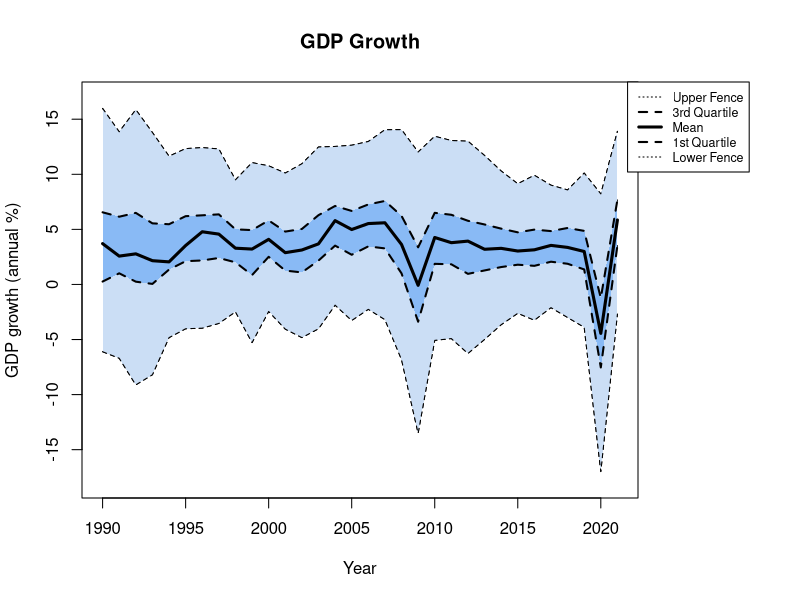
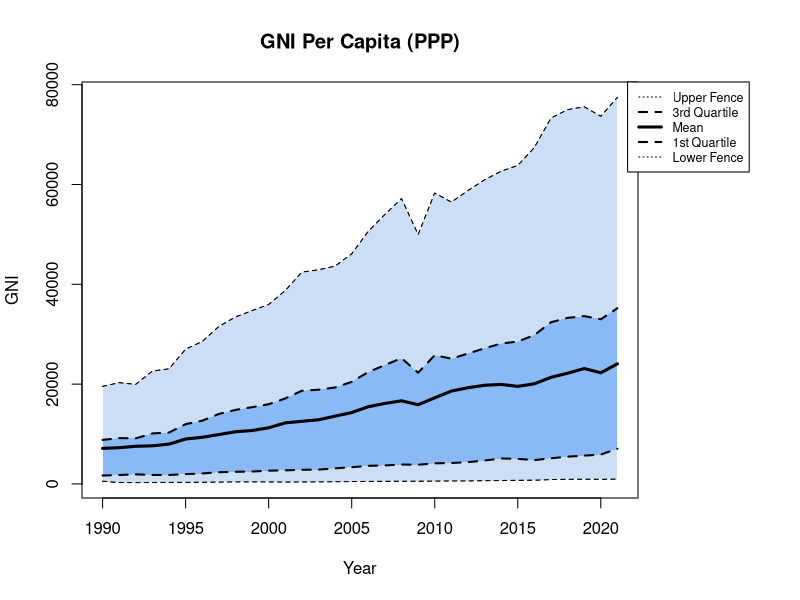
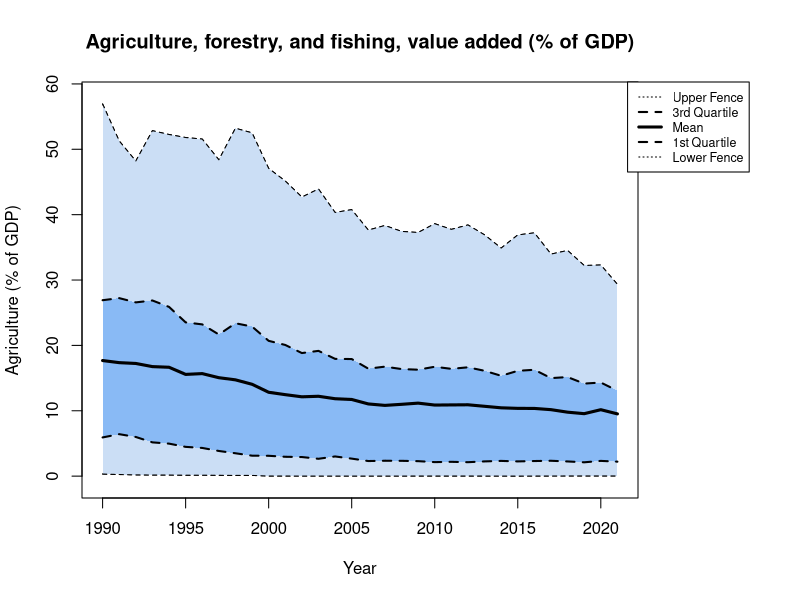
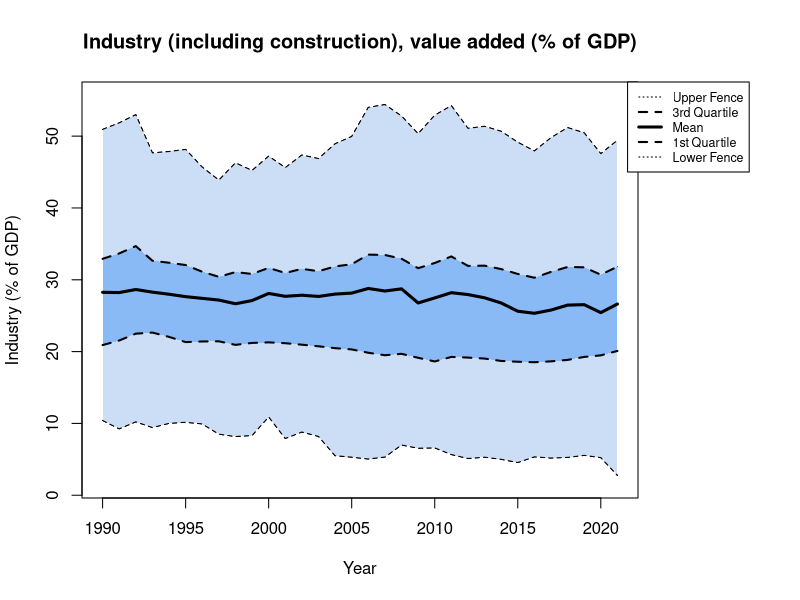
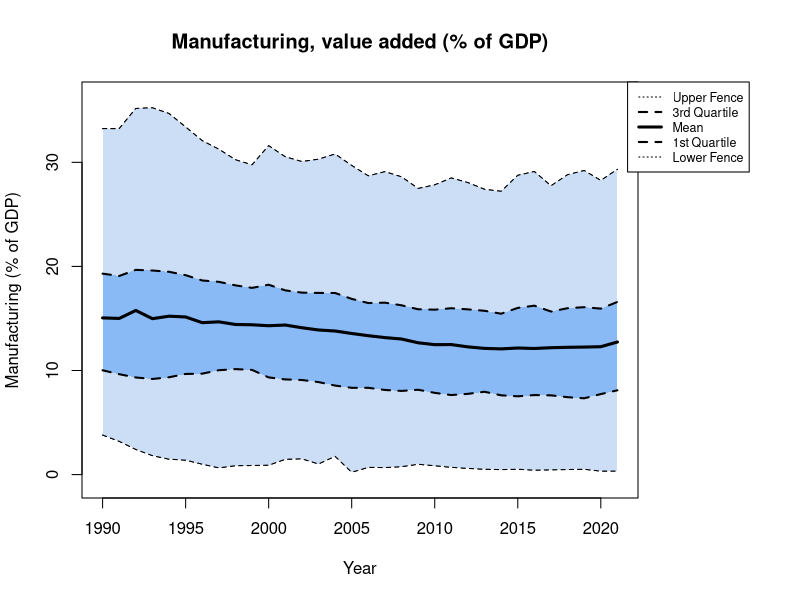
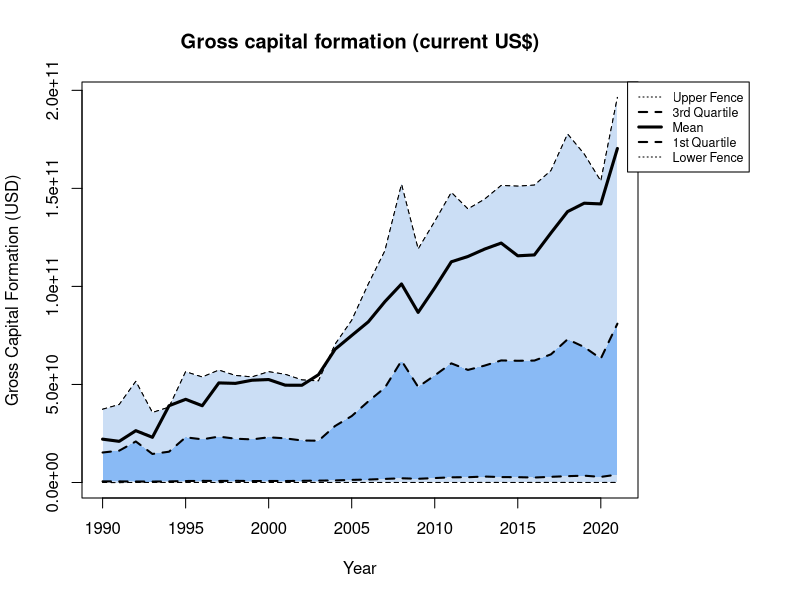

Here is the R script that generated these plots, in order:
# This project intends to address the question of whether changes in one common indicator of economic development may predict changes in other
# economic indicators over time. World Bank time-series data were downloaded for every country in the world from 1980 to 2022
# covering several common indicators of economic development, including: Gross National Income per Capita (PPP-adjusted); Manufacturing,
# value added (% of GDP); and GDP growth (%); among others. After visualizing the data, the Granger Causality test is applied at different orders (i.e. "lag" periods,
# e.g. 1 year, 2 years) to each possible pairing of WB indicators for each country. The ADF and KPSS tests are applied to each  
# country-indicator series to ensure that Granger stationarity requirements are met. Data series that fail the stationarity
# tests are transformed using the difference method and retested for stationarity. Data series that pass both rounds of stationarity testing 
# are analyzed using the Granger Causality test from the lmtest library. The number of successful (p<0.05) Granger Causality tests
# among all countries will form the basis of determining which economic development indicators (if any) are broadly beneficial in predicting
# information about other economic development indicators.

install.packages("lmtest")
install.packages("dplyr")
install.packages("tseries")
library(tseries)
library(lmtest)
library(dplyr)

#===== load tables needed for data analysis

Input_Table <- read.csv("world_bank_indicators.csv", header = TRUE, sep = ",")
Country_List <- unique(Input_Table$COUNTRY)
Econ_Indicators <- c("GDP_GROWTH", "GNI_CAPITA_PPP", "AG_GDP", "INDUSTRY_GDP", "MANUFACTURING_GDP", "GROSS_CAPITAL")

#===== aggregate indicators from Input_Table

Q1 <- function(a.1) {
  quantile(a.1, probs = 0.25)
}

Q3 <- function(a.1) {
  quantile(a.1, probs = 0.75)
}

IQR1 <- function(a.1) {
  (Q3(a.1) - Q1(a.1))*1.5
}

Upper_Fence <- function(a.1) {
  if (Q3(a.1) + IQR1(a.1) > max(a.1)) {
    max(a.1)
  } else {
    Q3(a.1) + IQR1(a.1)
  }
}

Lower_Fence <- function(a.1) {
  if (Q1(a.1) - IQR1(a.1) < min(a.1)) {
    min(a.1)
  } else {
    Q1(a.1) - IQR1(a.1)
  } 
}

avgs_table <- cbind(aggregate(.~YEAR, Input_Table[, -c(1)], mean))
avgs = c("Avg_GDP", "Avg_GNI", "Avg_AG", "Avg_IND", "Avg_MANUF", "Avg_CAP")
for (i in 1:6) names(avgs_table)[names(avgs_table) == Econ_Indicators[i]] = avgs[i]

Q1_table <- cbind(aggregate(.~YEAR, Input_Table[, -c(1)], Q1))
Q1s = c("Q1_GDP", "Q1_GNI", "Q1_AG", "Q1_IND", "Q1_MANUF", "Q1_CAP")
for (i in 1:6) names(Q1_table)[names(Q1_table) == Econ_Indicators[i]] = Q1s[i]

Q3_table <- cbind(aggregate(.~YEAR, Input_Table[, -c(1)], Q3))
Q3s = c("Q3_GDP", "Q3_GNI", "Q3_AG", "Q3_IND", "Q3_MANUF", "Q3_CAP")
for (i in 1:6) names(Q3_table)[names(Q3_table) == Econ_Indicators[i]] = Q3s[i]

LF_table <- cbind(aggregate(.~YEAR, Input_Table[, -c(1)], Lower_Fence))
LFs = c("LF_GDP", "LF_GNI", "LF_AG", "LF_IND", "LF_MANUF", "LF_CAP")
for (i in 1:6) names(LF_table)[names(LF_table) == Econ_Indicators[i]] = LFs[i]

UF_table <- cbind(aggregate(.~YEAR, Input_Table[, -c(1)], Upper_Fence))
UFs = c("UF_GDP", "UF_GNI", "UF_AG", "UF_IND", "UF_MANUF", "UF_CAP")
for (i in 1:6) names(UF_table)[names(UF_table) == Econ_Indicators[i]] = UFs[i]

merge_list <- list(avgs_table, Q1_table, Q3_table, LF_table, UF_table)
viz_table <- Reduce(function(x, y) merge(x, y, all = TRUE), merge_list)

#===== visualize aggregated indicators: GDP

Avg_GDP_Growth <- viz_table$Avg_GDP
Q1_GDP_Growth <- viz_table$Q1_GDP
Q3_GDP_Growth <- viz_table$Q3_GDP
Lower_Fence_GDP_Growth <- viz_table$LF_GDP
Upper_Fence_GDP_Growth <- viz_table$UF_GDP

x_values <- (1990:2021)

par(mar=c(5.1, 4.1, 4.1, 8.1), xpd=TRUE)

plot(x_values, Avg_GDP_Growth, type = "l", col = "black", xlab = "Year", ylab = "GDP growth (annual %)", main = "GDP Growth", ylim = c(min(Lower_Fence_GDP_Growth)-1, max(Upper_Fence_GDP_Growth)+1))
lines(x_values, Upper_Fence_GDP_Growth, type = "l", lty = 2, col = "black")
lines(x_values, Q3_GDP_Growth, type = "l", lty = 2, col = "black")
lines(x_values, Q1_GDP_Growth, type = "l", lty = 2, col = "black")
lines(x_values, Lower_Fence_GDP_Growth, type = "l", lty = 2, col = "black")

polygon(c(x_values, rev(x_values)), c(Lower_Fence_GDP_Growth, rev(Q1_GDP_Growth)), col = "#cbdef5", lty = 0)
polygon(c(x_values, rev(x_values)), c(Q1_GDP_Growth, rev(Q3_GDP_Growth)), col = "#89baf5", lty = 0)
polygon(c(x_values, rev(x_values)), c(Q3_GDP_Growth, rev(Upper_Fence_GDP_Growth)), col = "#cbdef5", lty = 0)

lines(x_values, Avg_GDP_Growth, type = "l", lwd = 3, col = "black")
lines(x_values, Q1_GDP_Growth, type = "l", lwd = 2, lty = 2, col = "black")
lines(x_values, Q3_GDP_Growth, type = "l", lty = 2, lwd = 2, col = "black")
lines(x_values, Lower_Fence_GDP_Growth, type = "l", lty = 2, col = "black")
lines(x_values, Upper_Fence_GDP_Growth, type = "l", lty = 2, col = "black")

legend("topright", inset=c(-0.2,0), cex = 0.75, legend = c("Upper Fence", "3rd Quartile", "Mean", "1st Quartile", "Lower Fence"), lty = c(3, 2, 1, 2, 3), lwd = c(1, 2, 3, 2, 1))

#===== visualize aggregated indicators: GNI Per Capita (PPP)

Avg_GNI <- viz_table$Avg_GNI
Q1_GNI <- viz_table$Q1_GNI
Q3_GNI <- viz_table$Q3_GNI
Lower_Fence_GNI <- viz_table$LF_GNI
Upper_Fence_GNI <- viz_table$UF_GNI

x_values <- (1990:2021)

par(mar=c(5.1, 4.1, 4.1, 8.1), xpd=TRUE)

plot(x_values, Avg_GNI, type = "l", col = "black", xlab = "Year", ylab = "GNI", main = "GNI Per Capita (PPP)", ylim = c(min(Lower_Fence_GNI)-1, max(Upper_Fence_GNI)+1))
lines(x_values, Upper_Fence_GNI, type = "l", lty = 2, col = "black")
lines(x_values, Q3_GNI, type = "l", lty = 2, col = "black")
lines(x_values, Q1_GNI, type = "l", lty = 2, col = "black")
lines(x_values, Lower_Fence_GNI, type = "l", lty = 2, col = "black")

polygon(c(x_values, rev(x_values)), c(Lower_Fence_GNI, rev(Q1_GNI)), col = "#cbdef5", lty = 0)
polygon(c(x_values, rev(x_values)), c(Q1_GNI, rev(Q3_GNI)), col = "#89baf5", lty = 0)
polygon(c(x_values, rev(x_values)), c(Q3_GNI, rev(Upper_Fence_GNI)), col = "#cbdef5", lty = 0)

lines(x_values, Avg_GNI, type = "l", lwd = 3, col = "black")
lines(x_values, Q1_GNI, type = "l", lwd = 2, lty = 2, col = "black")
lines(x_values, Q3_GNI, type = "l", lty = 2, lwd = 2, col = "black")
lines(x_values, Lower_Fence_GNI, type = "l", lty = 2, col = "black")
lines(x_values, Upper_Fence_GNI, type = "l", lty = 2, col = "black")

legend("topright", inset=c(-0.2,0), cex = 0.75, legend = c("Upper Fence", "3rd Quartile", "Mean", "1st Quartile", "Lower Fence"), lty = c(3, 2, 1, 2, 3), lwd = c(1, 2, 3, 2, 1))

#===== visualize aggregated indicators: Agriculture (% of GDP)

Avg_AG <- viz_table$Avg_AG
Q1_AG <- viz_table$Q1_AG
Q3_AG <- viz_table$Q3_AG
Lower_Fence_AG <- viz_table$LF_AG
Upper_Fence_AG <- viz_table$UF_AG

x_values <- (1990:2021)

par(mar=c(5.1, 4.1, 4.1, 8.1), xpd=TRUE)

plot(x_values, Avg_AG, type = "l", col = "black", xlab = "Year", ylab = "Agriculture (% of GDP)", main = "Agriculture, forestry, and fishing, value added (% of GDP)", ylim = c(min(Lower_Fence_AG)-1, max(Upper_Fence_AG)+1))
lines(x_values, Upper_Fence_AG, type = "l", lty = 2, col = "black")
lines(x_values, Q3_AG, type = "l", lty = 2, col = "black")
lines(x_values, Q1_AG, type = "l", lty = 2, col = "black")
lines(x_values, Lower_Fence_AG, type = "l", lty = 2, col = "black")

polygon(c(x_values, rev(x_values)), c(Lower_Fence_AG, rev(Q1_AG)), col = "#cbdef5", lty = 0)
polygon(c(x_values, rev(x_values)), c(Q1_AG, rev(Q3_AG)), col = "#89baf5", lty = 0)
polygon(c(x_values, rev(x_values)), c(Q3_AG, rev(Upper_Fence_AG)), col = "#cbdef5", lty = 0)

lines(x_values, Avg_AG, type = "l", lwd = 3, col = "black")
lines(x_values, Q1_AG, type = "l", lwd = 2, lty = 2, col = "black")
lines(x_values, Q3_AG, type = "l", lty = 2, lwd = 2, col = "black")
lines(x_values, Lower_Fence_AG, type = "l", lty = 2, col = "black")
lines(x_values, Upper_Fence_AG, type = "l", lty = 2, col = "black")

legend("topright", inset=c(-0.2,0), cex = 0.75, legend = c("Upper Fence", "3rd Quartile", "Mean", "1st Quartile", "Lower Fence"), lty = c(3, 2, 1, 2, 3), lwd = c(1, 2, 3, 2, 1))

#===== visualize aggregated indicators: Industry (% of GDP)

Avg_IND <- viz_table$Avg_IND
Q1_IND <- viz_table$Q1_IND
Q3_IND <- viz_table$Q3_IND
Lower_Fence_IND <- viz_table$LF_IND
Upper_Fence_IND <- viz_table$UF_IND

x_values <- (1990:2021)

par(mar=c(5.1, 4.1, 4.1, 8.1), xpd=TRUE)

plot(x_values, Avg_IND, type = "l", col = "black", xlab = "Year", ylab = "Industry (% of GDP)", main = "Industry (including construction), value added (% of GDP)", ylim = c(min(Lower_Fence_IND)-1, max(Upper_Fence_IND)+1))
lines(x_values, Upper_Fence_IND, type = "l", lty = 2, col = "black")
lines(x_values, Q3_IND, type = "l", lty = 2, col = "black")
lines(x_values, Q1_IND, type = "l", lty = 2, col = "black")
lines(x_values, Lower_Fence_IND, type = "l", lty = 2, col = "black")

polygon(c(x_values, rev(x_values)), c(Lower_Fence_IND, rev(Q1_IND)), col = "#cbdef5", lty = 0)
polygon(c(x_values, rev(x_values)), c(Q1_IND, rev(Q3_IND)), col = "#89baf5", lty = 0)
polygon(c(x_values, rev(x_values)), c(Q3_IND, rev(Upper_Fence_IND)), col = "#cbdef5", lty = 0)

lines(x_values, Avg_IND, type = "l", lwd = 3, col = "black")
lines(x_values, Q1_IND, type = "l", lwd = 2, lty = 2, col = "black")
lines(x_values, Q3_IND, type = "l", lty = 2, lwd = 2, col = "black")
lines(x_values, Lower_Fence_IND, type = "l", lty = 2, col = "black")
lines(x_values, Upper_Fence_IND, type = "l", lty = 2, col = "black")

legend("topright", inset=c(-0.2,0), cex = 0.75, legend = c("Upper Fence", "3rd Quartile", "Mean", "1st Quartile", "Lower Fence"), lty = c(3, 2, 1, 2, 3), lwd = c(1, 2, 3, 2, 1))

#===== visualize aggregated indicators: Manufacturing (% of GDP)

Avg_MANUF <- viz_table$Avg_MANUF
Q1_MANUF <- viz_table$Q1_MANUF
Q3_MANUF <- viz_table$Q3_MANUF
Lower_Fence_MANUF <- viz_table$LF_MANUF
Upper_Fence_MANUF <- viz_table$UF_MANUF

x_values <- (1990:2021)

par(mar=c(5.1, 4.1, 4.1, 8.1), xpd=TRUE)

plot(x_values, Avg_MANUF, type = "l", col = "black", xlab = "Year", ylab = "Manufacturing (% of GDP)", main = "Manufacturing, value added (% of GDP)", ylim = c(min(Lower_Fence_MANUF)-1, max(Upper_Fence_MANUF)+1))
lines(x_values, Upper_Fence_MANUF, type = "l", lty = 2, col = "black")
lines(x_values, Q3_MANUF, type = "l", lty = 2, col = "black")
lines(x_values, Q1_MANUF, type = "l", lty = 2, col = "black")
lines(x_values, Lower_Fence_MANUF, type = "l", lty = 2, col = "black")

polygon(c(x_values, rev(x_values)), c(Lower_Fence_MANUF, rev(Q1_MANUF)), col = "#cbdef5", lty = 0)
polygon(c(x_values, rev(x_values)), c(Q1_MANUF, rev(Q3_MANUF)), col = "#89baf5", lty = 0)
polygon(c(x_values, rev(x_values)), c(Q3_MANUF, rev(Upper_Fence_MANUF)), col = "#cbdef5", lty = 0)

lines(x_values, Avg_MANUF, type = "l", lwd = 3, col = "black")
lines(x_values, Q1_MANUF, type = "l", lwd = 2, lty = 2, col = "black")
lines(x_values, Q3_MANUF, type = "l", lty = 2, lwd = 2, col = "black")
lines(x_values, Lower_Fence_MANUF, type = "l", lty = 2, col = "black")
lines(x_values, Upper_Fence_MANUF, type = "l", lty = 2, col = "black")

legend("topright", inset=c(-0.2,0), cex = 0.75, legend = c("Upper Fence", "3rd Quartile", "Mean", "1st Quartile", "Lower Fence"), lty = c(3, 2, 1, 2, 3), lwd = c(1, 2, 3, 2, 1))

#===== visualize aggregated indicators: Gross capital formation (current US$)

Avg_CAP <- viz_table$Avg_CAP
Q1_CAP <- viz_table$Q1_CAP
Q3_CAP <- viz_table$Q3_CAP
Lower_Fence_CAP <- viz_table$LF_CAP
Upper_Fence_CAP <- viz_table$UF_CAP

x_values <- (1990:2021)

par(mar=c(5.1, 4.1, 4.1, 8.1), xpd=TRUE)

plot(x_values, Avg_CAP, type = "l", col = "black", xlab = "Year", ylab = "Gross Capital Formation (USD)", main = "Gross capital formation (current US$)", ylim = c(min(Lower_Fence_CAP)-1, max(Upper_Fence_CAP)+1))
lines(x_values, Upper_Fence_CAP, type = "l", lty = 2, col = "black")
lines(x_values, Q3_CAP, type = "l", lty = 2, col = "black")
lines(x_values, Q1_CAP, type = "l", lty = 2, col = "black")
lines(x_values, Lower_Fence_CAP, type = "l", lty = 2, col = "black")

polygon(c(x_values, rev(x_values)), c(Lower_Fence_CAP, rev(Q1_CAP)), col = "#cbdef5", lty = 0)
polygon(c(x_values, rev(x_values)), c(Q1_CAP, rev(Q3_CAP)), col = "#89baf5", lty = 0)
polygon(c(x_values, rev(x_values)), c(Q3_CAP, rev(Upper_Fence_CAP)), col = "#cbdef5", lty = 0)

lines(x_values, Avg_CAP, type = "l", lwd = 3, col = "black")
lines(x_values, Q1_CAP, type = "l", lwd = 2, lty = 2, col = "black")
lines(x_values, Q3_CAP, type = "l", lty = 2, lwd = 2, col = "black")
lines(x_values, Lower_Fence_CAP, type = "l", lty = 2, col = "black")
lines(x_values, Upper_Fence_CAP, type = "l", lty = 2, col = "black")

legend("topright", inset=c(-0.2,0), cex = 0.75, legend = c("Upper Fence", "3rd Quartile", "Mean", "1st Quartile", "Lower Fence"), lty = c(3, 2, 1, 2, 3), lwd = c(1, 2, 3, 2, 1))

#=====Augmented Dickey-Fuller (ADF) test for Stationarity, a requirement for Granger Causality

# H0: time series is non-stationary or has a unit root
# HA: time series is stationary or trend stationary
# significance: p<0.05 to reject H0

ADF_df <- data.frame(COUNTRY = Country_List)

for (i in 3:8) {
  A <- NULL
  for (g in Country_List) {
    B <- na.omit(Input_Table[Input_Table$COUNTRY == g, c(i)])
    if (length(B) == 0 | length(B) == 1) {
      A <- append(A, 1)
    } else {
      A <- append(A, adf.test(B)$p.value)
    }
  }
  ADF_df <- cbind(ADF_df, A)
}

Econ_Indicators1 = append(Econ_Indicators, "x", 0)

for ( i in 2:7) {
  colnames(ADF_df)[i] = Econ_Indicators1[i]
}

#===== Kwiatkowski-Phillips-Schmidt-Shin (KPSS) tests for trend Stationarity, a requirement for performing the Granger Causality test
# H0: time series is trend stationary
# HA: time series is not trend stationary
# significance: p<0.05 to reject H0

KPSS_df <- data.frame(COUNTRY = Country_List)

for (i in 3:8) {
  A <- NULL
  for (g in Country_List) {
    B <- na.omit(Input_Table[Input_Table$COUNTRY == g, c(i)])
    if (length(B) == 0 | length(B) == 1) {
      A <- append(A, 0)
    } else {
      A <- append(A, kpss.test(B)$p.value)
    }
  }
  KPSS_df <- cbind(KPSS_df, A)
}

for (i in 2:7) {
  colnames(KPSS_df)[i] = Econ_Indicators1[i]
}

#===== Identifying country-indicator time series stationarity, comparison of ADP and KPSS
# Case 1: "Stationary" - ADF: p < 0.05 & KPSS: p > 0.05
# Case 2: "Difference Stationary" - ADF: p < 0.05 & KPSS: p < 0.05
# Case 3: "Trend Stationary" - ADF: p > 0.05 & KPSS: p > 0.05
# Case 4: "Unit Root" - ADF: p > 0.05 & KPSS: p < 0.05

ADF_KPSS_df <- data.frame(COUNTRY = Country_List)

Case_Test <- function(x.1, x.2) {
  if (x.1 < 0.05 && x.2 > 0.05) {
    "Case 1"
  } else if (x.1 < 0.05 && x.2 < 0.05) {
    "Case 2"
  } else if (x.1 == 1 | x.2 == 1) {
    "Case 4"
  } else if (x.1 > 0.05 && x.2 > 0.05) {
    "Case 3"
  } else if (x.1 > 0.05 && x.2 < 0.05) {
    "Case 4"
  }
}

for (i in 2:7) {
  X <- NULL
  C <- NULL
  for (g in Country_List) {
    A <- ADF_df[ADF_df$COUNTRY == g, c(i)]
    B <- KPSS_df[KPSS_df$COUNTRY == g, c(i)]
    C <- Case_Test(A, B)
    X <- append(X, C)
  }
  ADF_KPSS_df <- cbind(ADF_KPSS_df, X)
}

for (i in 2:7) {
  colnames(ADF_KPSS_df)[i] = Econ_Indicators1[i]
}

Case_1_count <- sum(ADF_KPSS_df == "Case 1")
Case_2_count <- sum(ADF_KPSS_df == "Case 2")
Case_3_count <- sum(ADF_KPSS_df == "Case 3")
Case_4_count <- sum(ADF_KPSS_df == "Case 4")

#===== Difference method on Case 2 & Case 3

GDP_Case_4 <- ADF_KPSS_df[ADF_KPSS_df$GDP_GROWTH == "Case 4", c(1)]
GNI_Case_4 <- ADF_KPSS_df[ADF_KPSS_df$GNI_CAPITA_PPP == "Case 4", c(1)]
AG_Case_4 <- ADF_KPSS_df[ADF_KPSS_df$AG_GDP == "Case 4", c(1)]
IND_Case_4 <- ADF_KPSS_df[ADF_KPSS_df$INDUSTRY_GDP == "Case 4", c(1)]
MANU_Case_4 <- ADF_KPSS_df[ADF_KPSS_df$MANUFACTURING_GDP == "Case 4", c(1)]
CAP_Case_4 <- ADF_KPSS_df[ADF_KPSS_df$GROSS_CAPITAL == "Case 4", c(1)]

Transition_Table <- Input_Table

for (h in GDP_Case_4) {
  Transition_Table[Transition_Table$COUNTRY == h, c(3)] = NA
}

for (h in GNI_Case_4) {
  Transition_Table[Transition_Table$COUNTRY == h, c(4)] = NA
}

for (h in AG_Case_4) {
  Transition_Table[Transition_Table$COUNTRY == h, c(5)] = NA
}

for (h in IND_Case_4) {
  Transition_Table[Transition_Table$COUNTRY == h, c(6)] = NA
}

for (h in MANU_Case_4) {
  Transition_Table[Transition_Table$COUNTRY == h, c(7)] = NA
}

for (h in CAP_Case_4) {
  Transition_Table[Transition_Table$COUNTRY == h, c(8)] = NA
}

GDP_Cases <- ADF_KPSS_df[ADF_KPSS_df$GDP_GROWTH == "Case 1" | ADF_KPSS_df$GDP_GROWTH == "Case 2" | ADF_KPSS_df$GDP_GROWTH == "Case 3", c(1)]
GNI_Cases <- ADF_KPSS_df[ADF_KPSS_df$GNI_CAPITA_PPP == "Case 1" | ADF_KPSS_df$GNI_CAPITA_PPP == "Case 2" | ADF_KPSS_df$GNI_CAPITA_PPP == "Case 3", c(1)]
AG_Cases <- ADF_KPSS_df[ADF_KPSS_df$AG_GDP == "Case 1" | ADF_KPSS_df$AG_GDP == "Case 2" | ADF_KPSS_df$AG_GDP == "Case 3", c(1)]
IND_Cases <- ADF_KPSS_df[ADF_KPSS_df$INDUSTRY_GDP == "Case 1" | ADF_KPSS_df$INDUSTRY_GDP == "Case 2" | ADF_KPSS_df$INDUSTRY_GDP == "Case 3", c(1)]
MANU_Cases <- ADF_KPSS_df[ADF_KPSS_df$MANUFACTURING_GDP == "Case 1" | ADF_KPSS_df$MANUFACTURING_GDP == "Case 2" | ADF_KPSS_df$MANUFACTURING_GDP == "Case 3", c(1)]
CAP_Cases <- ADF_KPSS_df[ADF_KPSS_df$GROSS_CAPITAL == "Case 1" | ADF_KPSS_df$GROSS_CAPITAL == "Case 2" | ADF_KPSS_df$GROSS_CAPITAL == "Case 3", c(1)]

for (h in GDP_Cases) {
    U <- Transition_Table[Transition_Table$COUNTRY == h, c(3)]
    A <- diff(U)
    A <- append(A, NA)
    Transition_Table[Transition_Table$COUNTRY == h, c(3)] = A
  }

for (h in GNI_Cases) {
  U <- Transition_Table[Transition_Table$COUNTRY == h, c(4)]
  A <- diff(U)
  A <- append(A, NA)
  Transition_Table[Transition_Table$COUNTRY == h, c(4)] = A
}

for (h in AG_Cases) {
  U <- Transition_Table[Transition_Table$COUNTRY == h, c(5)]
  A <- diff(U)
  A <- append(A, NA)
  Transition_Table[Transition_Table$COUNTRY == h, c(5)] = A
}

for (h in IND_Cases) {
  U <- Transition_Table[Transition_Table$COUNTRY == h, c(6)]
  A <- diff(U)
  A <- append(A, NA)
  Transition_Table[Transition_Table$COUNTRY == h, c(6)] = A
}

for (h in MANU_Cases) {
  U <- Transition_Table[Transition_Table$COUNTRY == h, c(7)]
  A <- diff(U)
  A <- append(A, NA)
  Transition_Table[Transition_Table$COUNTRY == h, c(7)] = A
}

for (h in CAP_Cases) {
  U <- Transition_Table[Transition_Table$COUNTRY == h, c(8)]
  A <- diff(U)
  A <- append(A, NA)
  Transition_Table[Transition_Table$COUNTRY == h, c(8)] = A
}

#===== Second ADF Test (Transition_Table)

ADF_df_2 <- data.frame(COUNTRY = Country_List)

for (i in 3:8) {
  A <- NULL
  for (g in Country_List) {
    B <- na.omit(Transition_Table[Transition_Table$COUNTRY == g, c(i)])
    if (length(B) == 0 | length(B) == 1) {
      A <- append(A, 1)
    } else {
      A <- append(A, adf.test(B)$p.value)
    }
  }
  ADF_df_2 <- cbind(ADF_df_2, A)
}

for ( i in 2:7) {
  colnames(ADF_df_2)[i] = Econ_Indicators1[i]
}

#===== Second KPSS test on (Transition_Table)

KPSS_df_2 <- data.frame(COUNTRY = Country_List)

for (i in 3:8) {
  A <- NULL
  for (g in Country_List) {
    B <- na.omit(Transition_Table[Transition_Table$COUNTRY == g, c(i)])
    if (length(B) == 0 | length(B) == 1) {
      A <- append(A, 0)
    } else {
      A <- append(A, kpss.test(B)$p.value)
    }
  }
  KPSS_df_2 <- cbind(KPSS_df_2, A)
}

for (i in 2:7) {
  colnames(KPSS_df_2)[i] = Econ_Indicators1[i]
}

#====Throw out all values that don't pass (ADF p < 0.05 & KPSS p > 0.05) from "Intermediate_Table"
# Resulting in "Transformed_Table"

ADF_KPSS_df_2 <- data.frame(COUNTRY = Country_List)

Case_Test_2 <- function(x.1, x.2) {
  if (x.1 < 0.05 && x.2 > 0.05) {
    "Case 1"
  } else "Case 4"
}

for (i in 2:7) {
  X <- NULL
  C <- NULL
  for (g in Country_List) {
    A <- ADF_df_2[ADF_df_2$COUNTRY == g, c(i)]
    B <- KPSS_df_2[KPSS_df_2$COUNTRY == g, c(i)]
    C <- Case_Test_2(A, B)
    X <- append(X, C)
  }
  ADF_KPSS_df_2 <- cbind(ADF_KPSS_df_2, X)
}

Transformed_Table <- Transition_Table

GDP_Case_4 <- ADF_KPSS_df_2[ADF_KPSS_df_2$GDP_GROWTH == "Case 4", c(1)]
GNI_Case_4 <- ADF_KPSS_df_2[ADF_KPSS_df_2$GNI_CAPITA_PPP == "Case 4", c(1)]
AG_Case_4 <- ADF_KPSS_df_2[ADF_KPSS_df_2$AG_GDP == "Case 4", c(1)]
IND_Case_4 <- ADF_KPSS_df_2[ADF_KPSS_df_2$INDUSTRY_GDP == "Case 4", c(1)]
MANU_Case_4 <- ADF_KPSS_df_2[ADF_KPSS_df_2$MANUFACTURING_GDP == "Case 4", c(1)]
CAP_Case_4 <- ADF_KPSS_df_2[ADF_KPSS_df_2$GROSS_CAPITAL == "Case 4", c(1)]


for (h in GDP_Case_4) {
  Transformed_Table[Transformed_Table$COUNTRY == h, c(3)] = NA
}

for (h in GNI_Case_4) {
  Transformed_Table[Transformed_Table$COUNTRY == h, c(4)] = NA
}

for (h in AG_Case_4) {
  Transformed_Table[Transformed_Table$COUNTRY == h, c(5)] = NA
}

for (h in IND_Case_4) {
  Transformed_Table[Transformed_Table$COUNTRY == h, c(6)] = NA
}

for (h in MANU_Case_4) {
  Transformed_Table[Transformed_Table$COUNTRY == h, c(7)] = NA
}

for (h in CAP_Case_4) {
  Transformed_Table[Transformed_Table$COUNTRY == h, c(8)] = NA
}

GDP_Cases <- ADF_KPSS_df_2[ADF_KPSS_df_2$GDP_GROWTH == "Case 1", c(1)]
GNI_Cases <- ADF_KPSS_df_2[ADF_KPSS_df_2$GNI_CAPITA_PPP == "Case 1", c(1)]
AG_Cases <- ADF_KPSS_df_2[ADF_KPSS_df_2$AG_GDP == "Case 1", c(1)]
IND_Cases <- ADF_KPSS_df_2[ADF_KPSS_df_2$INDUSTRY_GDP == "Case 1", c(1)]
MANU_Cases <- ADF_KPSS_df_2[ADF_KPSS_df_2$MANUFACTURING_GDP == "Case 1", c(1)]
CAP_Cases <- ADF_KPSS_df_2[ADF_KPSS_df_2$GROSS_CAPITAL == "Case 1", c(1)]

for (h in GDP_Cases) {
  U <- Transformed_Table[Transformed_Table$COUNTRY == h, c(3)]
  A <- diff(U)
  A <- append(A, NA)
  Transformed_Table[Transformed_Table$COUNTRY == h, c(3)] = A
}

for (h in GNI_Cases) {
  U <- Transformed_Table[Transformed_Table$COUNTRY == h, c(4)]
  A <- diff(U)
  A <- append(A, NA)
  Transformed_Table[Transformed_Table$COUNTRY == h, c(4)] = A
}

for (h in AG_Cases) {
  U <- Transformed_Table[Transformed_Table$COUNTRY == h, c(5)]
  A <- diff(U)
  A <- append(A, NA)
  Transformed_Table[Transformed_Table$COUNTRY == h, c(5)] = A
}

for (h in IND_Cases) {
  U <- Transformed_Table[Transformed_Table$COUNTRY == h, c(6)]
  A <- diff(U)
  A <- append(A, NA)
  Transformed_Table[Transformed_Table$COUNTRY == h, c(6)] = A
}

for (h in MANU_Cases) {
  U <- Transformed_Table[Transformed_Table$COUNTRY == h, c(7)]
  A <- diff(U)
  A <- append(A, NA)
  Transformed_Table[Transformed_Table$COUNTRY == h, c(7)] = A
}

for (h in CAP_Cases) {
  U <- Transformed_Table[Transformed_Table$COUNTRY == h, c(8)]
  A <- diff(U)
  A <- append(A, NA)
  Transformed_Table[Transformed_Table$COUNTRY == h, c(8)] = A
}

Trans_Table_NAs <- as.numeric(paste0(table(is.na(Transformed_Table)))[2])
Trans_Table <- as.numeric(paste0(table(is.na(Transformed_Table)))[1])

#===== Granger analysis on Transform_Table
Q <- NULL
COUNTRIES <- NULL
Lag_ <- NULL

for (q in Country_List) {
  Q <- c(q, q, q, q, q)
  COUNTRIES <- c(COUNTRIES, Q)
}

for (w in 1:length(Country_List)) {
  W <- c(1, 2, 3, 4, 5)
  Lag_ <- c(Lag_, W)
}

Output_Table <- data.frame(COUNTRIES, Lag_)

granger_test <- function(xx, yy, zz, XX) {
  tryCatch(
    {
      aa = grangertest(xx ~ yy, order = zz, data = XX)
      return(aa)
    },
    error = function(e) {
      return(1)
    }
  )
}

granger_fail <- NULL

for (i in 3:8) {
  J <- c(3:8)[-(i-2)]
  for (j in J) {
    A <- NULL
    B <- NULL
    C <- NULL
    granger_result = NULL
    for (x in Country_List) {
      O <- NULL
      A <- Transformed_Table[Transformed_Table$COUNTRY == x, c(i)]
      B <- Transformed_Table[Transformed_Table$COUNTRY == x, c(j)]
      if (length(na.omit(A)) == 0 | length(na.omit(B)) == 0) {
        O <- c(1, 1, 1, 1, 1)
        granger_fail <- append(granger_fail, 1)
      } else {
        L <- length(A)
        for (p in 1:L) {
          if (is.na(A[p]) | is.na(B[p])) {
            A <- A[c(-p)]
            B <- B[c(-p)]
          }
        }
        m <- matrix(c(A, B), ncol = 2)
        myts <- ts(m, start = 1, frequency = 1)
        for (k in 1:5) {
          granger_result <- granger_test(A, B, k, myts)
          if ("numeric" %in% class(granger_result)) {
            D <- 1
            granger_fail <- append(granger_fail, 1)
          } else {
            D <- granger_result["Pr(>F)"][2,]
          }
          O <- append(O, D)
        }
      }
      C <- c(C, O)
      C <- ifelse(is.nan(C), 1, C)
    }
    Output_Table <- cbind(Output_Table, C)
  }
}

granger_fail <- sum(granger_fail)

Columns <- NULL

for (x in 1:6) {
  Y <- c(1:6)[-x] 
  for (y in Y) {
    bb <- Econ_Indicators[x]
    qq <- Econ_Indicators[y]
    Columns <- append(Columns, paste(bb, "~", qq, sep = " "))
  }
}

for (i in 1:length(Columns)) {
  colnames(Output_Table)[i+2] = Columns[i]
}

# ==== Summarize Output_Table
# Order1 Table
Order1 <- Econ_Indicators
Table1 <- data.frame(Order1)
A <- NULL
B <- NULL
C <- NA

for (i in 3:7) {
  A <- Output_Table[Output_Table$Lag_ == 1, c(i)]
  B <- sum(A <= 0.05)
  C <- append(C, B)
}
Table1 <- cbind(Table1, C)

C <- NULL
for (i in 8:12) {
  A <- Output_Table[Output_Table$Lag_ == 1, c(i)]
  B <- sum(A <= 0.05)
  C <- append(C, B)
  if (i == 8) {
    C <- append(C, NA)
  }
}
Table1 <- cbind(Table1, C)

C <- NULL
for (i in 13:17) {
  A <- Output_Table[Output_Table$Lag_ == 1, c(i)]
  B <- sum(A <= 0.05)
  C <- append(C, B)
  if (i == 14) {
    C <- append(C, NA)
  }
}
Table1 <- cbind(Table1, C)

C <- NULL
for (i in 18:22) {
  A <- Output_Table[Output_Table$Lag_ == 1, c(i)]
  B <- sum(A <= 0.05)
  C <- append(C, B)
  if (i == 20) {
    C <- append(C, NA)
  }
}
Table1 <- cbind(Table1, C)

C <- NULL
for (i in 23:27) {
  A <- Output_Table[Output_Table$Lag_ == 1, c(i)]
  B <- sum(A <= 0.05)
  C <- append(C, B)
  if (i == 26) {
    C <- append(C, NA)
  }
}
Table1 <- cbind(Table1, C)

C <- NULL
for (i in 28:32) {
  A <- Output_Table[Output_Table$Lag_ == 1, c(i)]
  B <- sum(A <= 0.05)
  C <- append(C, B)
  if (i == 32) {
    C <- append(C, NA)
  }
}
Table1 <- cbind(Table1, C)
for (i in 1:length(Econ_Indicators)) {
  colnames(Table1)[i+1] = Econ_Indicators[i]
}

# Order2 Table
Order2 <- Econ_Indicators
Table2 <- data.frame(Order2)
A <- NULL
B <- NULL
C <- NA

for (i in 3:7) {
  A <- Output_Table[Output_Table$Lag_ == 2, c(i)]
  B <- sum(A <= 0.05)
  C <- append(C, B)
}
Table2 <- cbind(Table2, C)

C <- NULL
for (i in 8:12) {
  A <- Output_Table[Output_Table$Lag_ == 2, c(i)]
  B <- sum(A <= 0.05)
  C <- append(C, B)
  if (i == 8) {
    C <- append(C, NA)
  }
}
Table2 <- cbind(Table2, C)

C <- NULL
for (i in 13:17) {
  A <- Output_Table[Output_Table$Lag_ == 2, c(i)]
  B <- sum(A <= 0.05)
  C <- append(C, B)
  if (i == 14) {
    C <- append(C, NA)
  }
}
Table2 <- cbind(Table2, C)

C <- NULL
for (i in 18:22) {
  A <- Output_Table[Output_Table$Lag_ == 2, c(i)]
  B <- sum(A <= 0.05)
  C <- append(C, B)
  if (i == 20) {
    C <- append(C, NA)
  }
}
Table2 <- cbind(Table2, C)

C <- NULL
for (i in 23:27) {
  A <- Output_Table[Output_Table$Lag_ == 2, c(i)]
  B <- sum(A <= 0.05)
  C <- append(C, B)
  if (i == 26) {
    C <- append(C, NA)
  }
}
Table2 <- cbind(Table2, C)

C <- NULL
for (i in 28:32) {
  A <- Output_Table[Output_Table$Lag_ == 2, c(i)]
  B <- sum(A <= 0.05)
  C <- append(C, B)
  if (i == 32) {
    C <- append(C, NA)
  }
}
Table2 <- cbind(Table2, C)
for (i in 1:length(Econ_Indicators)) {
  colnames(Table2)[i+1] = Econ_Indicators[i]
}

# Order3 Table
Order3 <- Econ_Indicators
Table3 <- data.frame(Order3)
A <- NULL
B <- NULL
C <- NA

for (i in 3:7) {
  A <- Output_Table[Output_Table$Lag_ == 3, c(i)]
  B <- sum(A <= 0.05)
  C <- append(C, B)
}
Table3 <- cbind(Table3, C)

C <- NULL
for (i in 8:12) {
  A <- Output_Table[Output_Table$Lag_ == 3, c(i)]
  B <- sum(A <= 0.05)
  C <- append(C, B)
  if (i == 8) {
    C <- append(C, NA)
  }
}
Table3 <- cbind(Table3, C)

C <- NULL
for (i in 13:17) {
  A <- Output_Table[Output_Table$Lag_ == 3, c(i)]
  B <- sum(A <= 0.05)
  C <- append(C, B)
  if (i == 14) {
    C <- append(C, NA)
  }
}
Table3 <- cbind(Table3, C)

C <- NULL
for (i in 18:22) {
  A <- Output_Table[Output_Table$Lag_ == 3, c(i)]
  B <- sum(A <= 0.05)
  C <- append(C, B)
  if (i == 20) {
    C <- append(C, NA)
  }
}
Table3 <- cbind(Table3, C)

C <- NULL
for (i in 23:27) {
  A <- Output_Table[Output_Table$Lag_ == 3, c(i)]
  B <- sum(A <= 0.05)
  C <- append(C, B)
  if (i == 26) {
    C <- append(C, NA)
  }
}
Table3 <- cbind(Table3, C)

C <- NULL
for (i in 28:32) {
  A <- Output_Table[Output_Table$Lag_ == 3, c(i)]
  B <- sum(A <= 0.05)
  C <- append(C, B)
  if (i == 32) {
    C <- append(C, NA)
  }
}
Table3 <- cbind(Table3, C)
for (i in 1:length(Econ_Indicators)) {
  colnames(Table3)[i+1] = Econ_Indicators[i]
}

# Order4 Table
Order4 <- Econ_Indicators
Table4 <- data.frame(Order4)
A <- NULL
B <- NULL
C <- NA

for (i in 3:7) {
  A <- Output_Table[Output_Table$Lag_ == 4, c(i)]
  B <- sum(A <= 0.05)
  C <- append(C, B)
}
Table4 <- cbind(Table4, C)

C <- NULL
for (i in 8:12) {
  A <- Output_Table[Output_Table$Lag_ == 4, c(i)]
  B <- sum(A <= 0.05)
  C <- append(C, B)
  if (i == 8) {
    C <- append(C, NA)
  }
}
Table4 <- cbind(Table4, C)

C <- NULL
for (i in 13:17) {
  A <- Output_Table[Output_Table$Lag_ == 4, c(i)]
  B <- sum(A <= 0.05)
  C <- append(C, B)
  if (i == 14) {
    C <- append(C, NA)
  }
}
Table4 <- cbind(Table4, C)

C <- NULL
for (i in 18:22) {
  A <- Output_Table[Output_Table$Lag_ == 4, c(i)]
  B <- sum(A <= 0.05)
  C <- append(C, B)
  if (i == 20) {
    C <- append(C, NA)
  }
}
Table4 <- cbind(Table4, C)

C <- NULL
for (i in 23:27) {
  A <- Output_Table[Output_Table$Lag_ == 4, c(i)]
  B <- sum(A <= 0.05)
  C <- append(C, B)
  if (i == 26) {
    C <- append(C, NA)
  }
}
Table4 <- cbind(Table4, C)

C <- NULL
for (i in 28:32) {
  A <- Output_Table[Output_Table$Lag_ == 4, c(i)]
  B <- sum(A <= 0.05)
  C <- append(C, B)
  if (i == 32) {
    C <- append(C, NA)
  }
}
Table4 <- cbind(Table4, C)
for (i in 1:length(Econ_Indicators)) {
  colnames(Table4)[i+1] = Econ_Indicators[i]
}

# Order5 Table
Order5 <- Econ_Indicators
Table5 <- data.frame(Order5)
A <- NULL
B <- NULL
C <- NA

for (i in 3:7) {
  A <- Output_Table[Output_Table$Lag_ == 5, c(i)]
  B <- sum(A <= 0.05)
  C <- append(C, B)
}
Table5 <- cbind(Table5, C)

C <- NULL
for (i in 8:12) {
  A <- Output_Table[Output_Table$Lag_ == 5, c(i)]
  B <- sum(A <= 0.05)
  C <- append(C, B)
  if (i == 8) {
    C <- append(C, NA)
  }
}
Table5 <- cbind(Table5, C)

C <- NULL
for (i in 13:17) {
  A <- Output_Table[Output_Table$Lag_ == 5, c(i)]
  B <- sum(A <= 0.05)
  C <- append(C, B)
  if (i == 14) {
    C <- append(C, NA)
  }
}
Table5 <- cbind(Table5, C)

C <- NULL
for (i in 18:22) {
  A <- Output_Table[Output_Table$Lag_ == 5, c(i)]
  B <- sum(A <= 0.05)
  C <- append(C, B)
  if (i == 20) {
    C <- append(C, NA)
  }
}
Table5 <- cbind(Table5, C)

C <- NULL
for (i in 23:27) {
  A <- Output_Table[Output_Table$Lag_ == 5, c(i)]
  B <- sum(A <= 0.05)
  C <- append(C, B)
  if (i == 26) {
    C <- append(C, NA)
  }
}
Table5 <- cbind(Table5, C)

C <- NULL
for (i in 28:32) {
  A <- Output_Table[Output_Table$Lag_ == 5, c(i)]
  B <- sum(A <= 0.05)
  C <- append(C, B)
  if (i == 32) {
    C <- append(C, NA)
  }
}
Table5 <- cbind(Table5, C)
for (i in 1:length(Econ_Indicators)) {
  colnames(Table5)[i+1] = Econ_Indicators[i]
}

# Calculate total number of Granger successes

granger_sum <- NULL
for (i in 2:7) {
  granger_sum <- append(granger_sum, sum(na.omit(Table1[i])))
}

for (i in 2:7) {
  granger_sum <- append(granger_sum, sum(na.omit(Table2[i])))
}

for (i in 2:7) {
  granger_sum <- append(granger_sum, sum(na.omit(Table3[i])))
}

for (i in 2:7) {
  granger_sum <- append(granger_sum, sum(na.omit(Table4[i])))
}

for (i in 2:7) {
  granger_sum <- append(granger_sum, sum(na.omit(Table5[i])))
}

granger_sum <- sum(granger_sum)

# Print summary of Granger analyses

summary_funct <- function(aa, bb, cc, dd, ee, ff, gg, hh) {
  print("World Bank csv file download covered 217 countries, 6 economic development indicators, and 43 years (1980-2022).")
  print("Out of a total possible 55,986 data points, actions were taken to eliminate NULL/empty values, resulting in 199 countries")
  print("over 1990-2021: 1,194 data series or 37,554 data points, of which 3,757 (10%) are NULL/empty and 71 are imputed (0.1%).")
  print("See metadata & data cleaning Excel file for more detail.")
  cat("\n")
  print(paste0(aa, " data series passed ADF & KPSS tests. ", bb + cc, " partially passed the tests and require further transformation,"))
  print(paste0("and ", dd, " did not pass either test."))
  print(paste0("Following transformation via difference method and re-testing, the resulting dataframe included ", ee, " NAs and"))
  print(paste0(ff, " non-null values."))
  cat("\n")
  print(paste0("The Granger Test was executed ", 30845 - gg, " times, and skipped (due to data series failing to meet requirements) ", gg, " times"))
  print(paste0("Of the ", 30845 - gg, " Granger tests, ", hh, " (1.4%) were successful (p<0.05), as represented below by Order#."))
}

summary_funct(Case_1_count,
              Case_2_count,
              Case_3_count,
              Case_4_count,
              Trans_Table_NAs,
              Trans_Table,
              granger_fail,
              granger_sum)
Table1
Table2
Table3
Table4
Table5